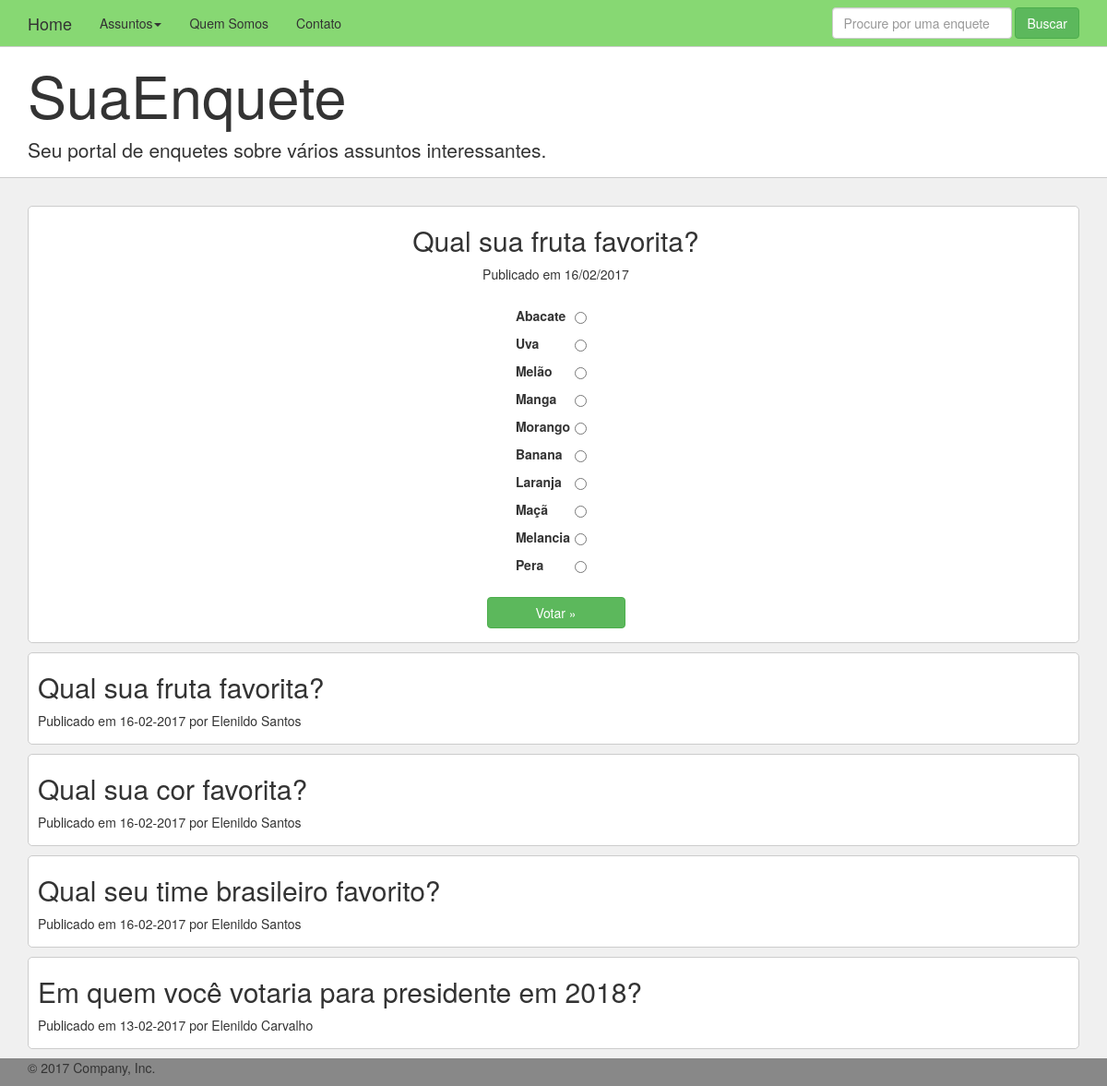
The page / on the database its author committed.
### tables this page shows
CREATE TABLE `enquetes` (
  `id` bigint(20) UNSIGNED NOT NULL,
  `autor` varchar(64) NOT NULL,
  `data` date NOT NULL,
  `titulo` varchar(128) NOT NULL,
  `status` varchar(32) NOT NULL
);

CREATE TABLE `opcoes` (
  `id` bigint(20) UNSIGNED NOT NULL,
  `id_enquete` int(11) NOT NULL,
  `opcao` varchar(64) NOT NULL,
  `votos` int(11) NOT NULL
);

### index.php (the view, shortened to what this page needs)
<!DOCTYPE html>
<html lang="pt-br">
<head>
	<link rel="stylesheet" href="css/bootstrap.min.css">
</head>
<body>
	<nav class="navbar navbar-default navbar-fixed-top">
      <div class="container">
        <div class="navbar-header">
          <a class="navbar-brand" href="index.php">Home</a>
        </div>
        <div id="navbar" class="navbar-collapse collapse">
            <ul class="nav navbar-nav">
               <li class="dropdown">
                <a href="#" class="dropdown-toggle" data-toggle="dropdown" role="button" aria-haspopup="true" aria-expanded="false">Assuntos<span class="caret"></span></a>
              </li>
              <li><a href="#">Quem Somos</a></li>
              <li><a href="#">Contato</a></li>
            </ul>
            <form class="navbar-form navbar-right">
            <div class="form-group">
              <input type="text" placeholder="Procure por uma enquete" class="form-control">
            </div>
            <button type="submit" class="btn btn-success">Buscar</button>
          </form>
          </div>
      </div>
    </nav>
	 <div class="jumbotron">
      <div class="container">
        <h1>SuaEnquete</h1>
        <p>Seu portal de enquetes sobre vários assuntos interessantes.</p>
      </div>
    </div>
    <div class="container">
		<div class='row'>
			<div class="col-md-12" align="center">
				<div class='destaque'>
				<?php
					require_once 'inc_conexao.php';
					$sql="SELECT * FROM enquetes WHERE status='Publicado' ORDER BY id DESC LIMIT 1";
					$res = $conexao->query($sql);
					$row = $res->fetch(PDO::FETCH_ASSOC);
					$id = $row['id'];
					$titulo = $row['titulo'];
					$data = date('d/m/Y',strtotime($row["data"]));
				?>
					<div>
				  <h2 id='titulo-destaque'><?= $titulo ?></h2>
				  <p>Publicado em <span id='spn-data'><?= $data ?></span></p>
				  <form id='form-voto' action="" method="post">
						<table id='lista-opcoes'>
						 <?php
						 	$sql = "SELECT MAX(votos) as maior FROM opcoes WHERE id_enquete={$id}";
							$res = $conexao->query($sql);
							$ret = $res->fetch();
							$maior = $ret['maior'];
							 $sql="SELECT * FROM opcoes WHERE id_enquete={$id} ORDER BY votos DESC";
							 $res = $conexao->query($sql);
							 while($row = $res->fetch(PDO::FETCH_ASSOC)){
								echo "<tr>
										<td><label for='opcao[{$row['id']}]'>{$row['opcao']}</label></td>
										<td><input type='radio' name='opcao' id='opcao[{$row['id']}]' value='{$row['id']}' ></td>
										<td><div class='div-qtd-votos'><progress max='{$maior}' value='{$row['votos']}'> </progress>{$row['votos']} votos</div></td></tr>" ;
							 }
						 ?>
						</table>
				  </form>
				  <p><a class="btn btn-success" id='btn-votar' style='width:150px;' role="button" data-toggle="modal" data-target="#myModal" >Votar &raquo;</a></p>
				  </div>
				</div>
			</div>
		</div>
	  <?php
			require_once 'inc_conexao.php';
			$sql="SELECT * FROM enquetes WHERE status='Publicado' ORDER BY id DESC";
			$res = $conexao->query($sql);
			while($row = $res->fetch(PDO::FETCH_ASSOC)){
				$titulo = $row['titulo'];
				$data = date('d-m-Y',strtotime($row["data"]));
				$autor = $row['autor'];
		?>
      <div class="row">
      	<div class="col-md-12">
			<div class='div-enquetes'>
				<h2><?=$titulo?></h2>
				<p>Publicado em <?=$data?> por <?=$autor?></p>
		   </div>
	   </div>
      </div>
		<?php
			}
		?>
    </div>
	<footer>
		<div class="container">
			<p>&copy; 2017 Company, Inc.</p>
		</div>
     </footer>
</body>
</html>

### index.php (style rules this page uses)
body { background-color: #f0f0f0; }
.div-enquetes { border:1px solid #ccc; border-radius:5px; padding-left:10px; padding-bottom:5px; margin-bottom:10px; background-color: white }
.destaque { border:1px solid #ccc; border-radius:5px; padding-left:5px; padding-bottom:5px; margin-bottom:10px; background-color: white }
.destaque div { margin:0 auto; }
#lista-opcoes { margin:20px 0 20px; }
#lista-opcoes th,td { padding-right: 5px; padding-top: 5px; }
.jumbotron { background-color: white; border-bottom: 1px solid #ccc; padding-bottom: 0; }
footer { background-color: #888; }

### rows shown on the page
enquetes: titulo "Qual sua fruta favorita?", data "16/02/2017", data "16-02-2017", autor "Elenildo Santos"
opcoes: opcao "Abacate"
opcoes: opcao "Uva"
opcoes: opcao "Melão"
opcoes: opcao "Manga"
opcoes: opcao "Morango"
opcoes: opcao "Banana"
opcoes: opcao "Laranja"
opcoes: opcao "Maçã"
opcoes: opcao "Melancia"
opcoes: opcao "Pera"
enquetes: titulo "Qual sua cor favorita?", data "16-02-2017", autor "Elenildo Santos"
enquetes: titulo "Qual seu time brasileiro favorito?", data "16-02-2017", autor "Elenildo Santos"
enquetes: titulo "Em quem você votaria para presidente em 2018?", data "13-02-2017", autor "Elenildo Carvalho"
